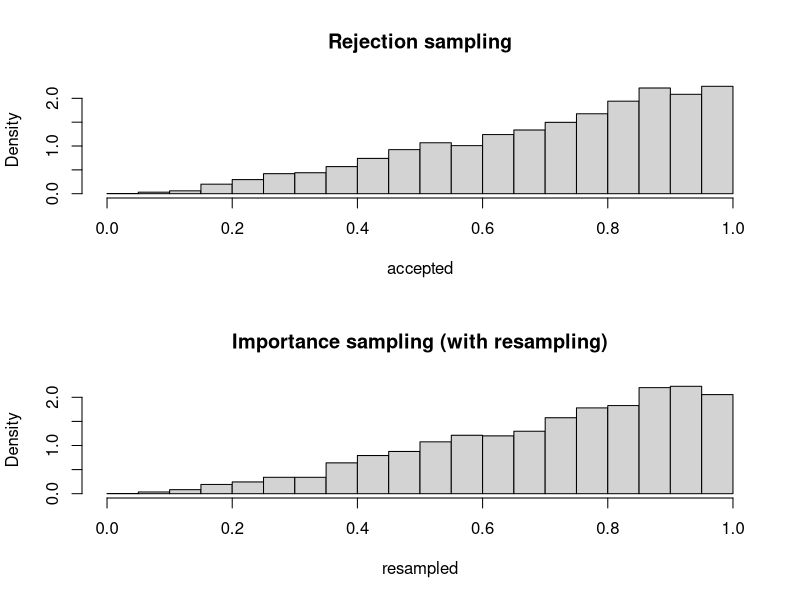
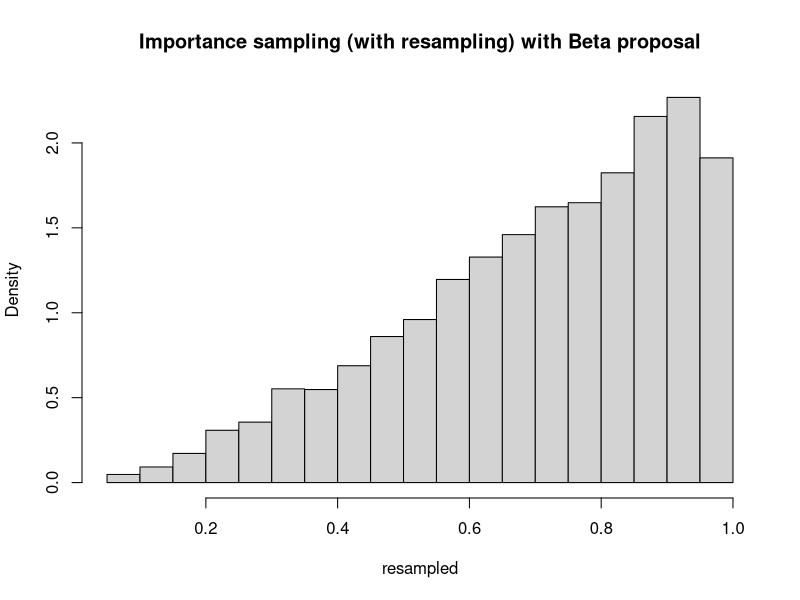

These figures' R source, in order: (Note: this script raises an error after producing the figures.)
#
# MATH3871 Lab 4
#

### Question 1 ################################################################

# (a)

# When the question says "draw samples...using importance sampling", it doesn't
# actually mean draw iid samples from the target distribution - it just wants us
# to get samples from the proposal distribution along with their weights, and to
# calculate the ESS.

# Let proposal be uniform 0,1 (as in Lab 3)
n = 5000
samples = runif(n)

# Compute weights by f(x_i) / g(x_i)
weights = samples^2 * exp(-samples) / 1
weights_norm = weights / sum(weights)

ess_unif = 1/(sum(weights_norm^2))
sprintf("ESS from %d samples is %.2f", n, ess_unif)

# (b)

# Redoing rejection sampling for practice...
n = 5000
K = exp(-1)

accepted = c()
i = 1
while (length(accepted) < n) {
    x = runif(1)
    if (runif(1) <= (x^2*exp(-x)/K)) { # with probability f(x*) / Kg(x*)..
        accepted = c(accepted, x)
    }
    i = i + 1
}

# We can also resample from our weighted samples to get unweighted samples which
# are (approximately) representative of the target distribution.
resampled = sample(samples, n, replace=T, prob=weights_norm)
resampled

par(mfrow=c(2,1))
hist(accepted, prob=T, breaks=20, main="Rejection sampling")
hist(resampled, prob=T, breaks=20, main="Importance sampling (with resampling)")
par(mfrow=c(1,1))

sprintf("Mean from rejection sampling: %.4f", mean(accepted))
sprintf("Mean from importance sampling: %.4f", sum(samples * weights_norm))
sprintf("Mean from importance sampling (with resampling): %.4f", mean(resampled))

# (c)
n = 5000
a = 2
b = 1
samples = rbeta(n, a, b)
weights = (samples^2 * exp(-samples)) / dbeta(samples, a, b)
weights_norm = weights / sum(weights)
ess_beta = 1/sum(weights_norm^2)

resampled = sample(samples, n, replace=T, prob=weights_norm)
hist(resampled, prob=T, main="Importance sampling (with resampling) with Beta proposal")
lines(xx, dbeta(xx, a, b), col="blue", lwd=2) # proposal
lines(xx,dgamma(xx,3,1)/pgamma(1,3,1),col='gray', lwd=2) # target

sprintf("Using Unif(0,1) as proposal distribution gave ESS of %.2f", ess_unif)
sprintf("Using Beta(%d,%d) as proposal distribution gave ESS of %.2f", a, b, ess_beta)
# Higher ESS = more efficient choice of proposal, thus Beta proposal is better
# (loosely, ESS represents the number of samples with equal weight - higher ESS
# means lower variability in weights)
